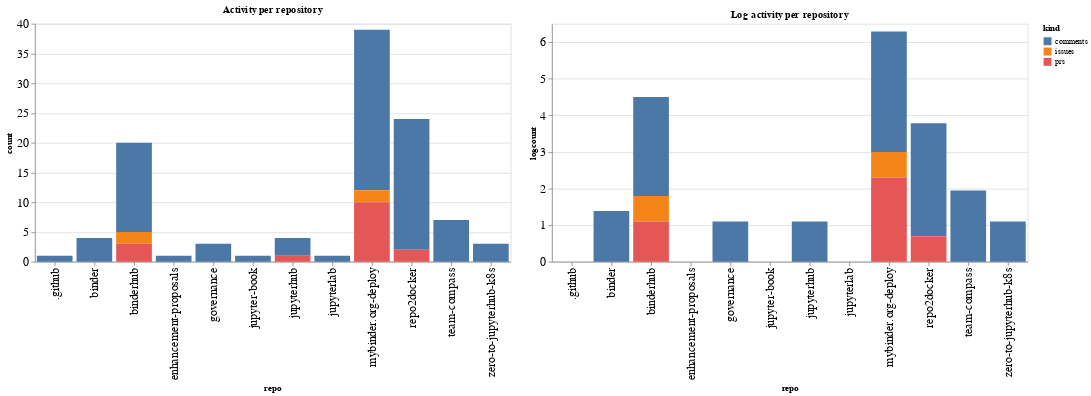

Notebook source saved alongside this figure:
### Code cell
ch1 = alt.Chart(repo_summaries, width=600, title="Activity per repository").mark_bar().encode(
    x='repo',
    y='count',
    color='kind',
    tooltip="kind"
)

ch2 = alt.Chart(repo_summaries, width=600, title="Log activity per repository").mark_bar().encode(
    x='repo',
    y='logcount',
    color='kind',
    tooltip="kind"
)

ch1 | ch2

### Figure 1 — Vega-Lite specification as saved in the notebook (floating-point values rounded to 4 significant figures)
{"config": {"axisLeft": {"labelFontSize": 15}, "axisBottom": {"labelFontSize": 15}}, "hconcat": [{"mark": "bar", "encoding": {"color": {"type": "nominal", "field": "kind"}, "tooltip": {"type": "nominal", "field": "kind"}, "x": {"type": "nominal", "field": "repo"}, "y": {"type": "quantitative", "field": "count"}}, "title": "Activity per repository", "width": 600}, {"mark": "bar", "encoding": {"color": {"type": "nominal", "field": "kind"}, "tooltip": {"type": "nominal", "field": "kind"}, "x": {"type": "nominal", "field": "repo"}, "y": {"type": "quantitative", "field": "logcount"}}, "title": "Log activity per repository", "width": 600}], "data": {"name": "data-7cb3905cdbc0d3e23b836f80a70afca4"}, "$schema": "https://vega.github.io/schema/vega-lite/v4.8.1.json", "datasets": {"data-7cb3905cdbc0d3e23b836f80a70afca4": [{"repo": ".github", "kind": "comments", "count": 1, "logcount": 0.0}, {"repo": "binder", "kind": "comments", "count": 4, "logcount": 1.386}, {"repo": "binderhub", "kind": "comments", "count": 15, "logcount": 2.708}, {"repo": "binderhub", "kind": "issues", "count": 2, "logcount": 0.6931}, {"repo": "binderhub", "kind": "prs", "count": 3, "logcount": 1.099}, {"repo": "enhancement-proposals", "kind": "comments", "count": 1, "logcount": 0.0}, {"repo": "governance", "kind": "comments", "count": 3, "logcount": 1.099}, {"repo": "jupyter-book", "kind": "comments", "count": 1, "logcount": 0.0}, {"repo": "jupyterhub", "kind": "comments", "count": 3, "logcount": 1.099}, {"repo": "jupyterhub", "kind": "prs", "count": 1, "logcount": 0.0}, {"repo": "jupyterlab", "kind": "comments", "count": 1, "logcount": 0.0}, {"repo": "mybinder.org-deploy", "kind": "comments", "count": 27, "logcount": 3.296}, {"repo": "mybinder.org-deploy", "kind": "issues", "count": 2, "logcount": 0.6931}, {"repo": "mybinder.org-deploy", "kind": "prs", "count": 10, "logcount": 2.303}, {"repo": "repo2docker", "kind": "comments", "count": 22, "logcount": 3.091}, {"repo": "repo2docker", "kind": "prs", "count": 2, "logcount": 0.6931}, {"repo": "team-compass", "kind": "comments", "count": 7, "logcount": 1.946}, {"repo": "zero-to-jupyterhub-k8s", "kind": "comments", "count": 3, "logcount": 1.099}]}}
